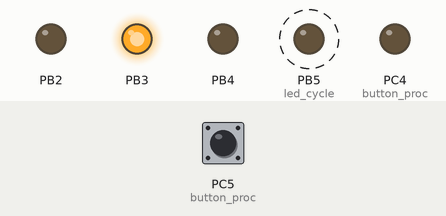
Recording of a program running on a simulated ATmega8, built with avr-gcc and emulated at 16 MHz. Parts: output pins drawn as LEDs (lit = HIGH). Dashed ring = blinking. The test bench sets the inputs (shaded band); at power-on: PC5 (button_proc) HIGH.

Above: at 1.27 s.
1.3 s: PC5 (button_proc) pulled LOW for 0.15 s
At 1.51 s:
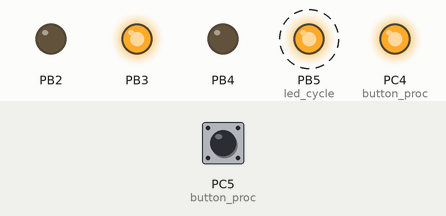
4.3 s: PC5 (button_proc) pulled LOW for 1 s
At 5.15 s:
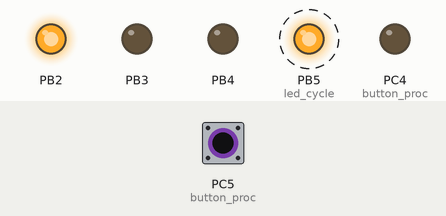
7.3 s: PC5 (button_proc) pulled LOW for 3.2 s
At 8.38 s:
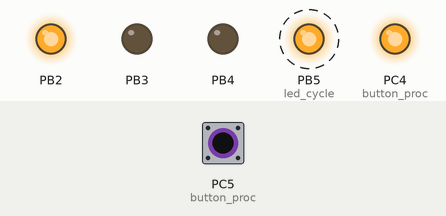
Timing chart, 0 to 18.0 s (numbered marks = the images above; inputs shaded):
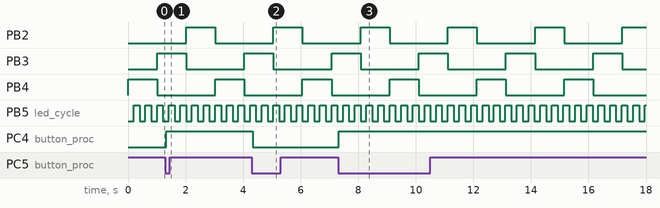

The program:

main.c
```c
#include <system.h>
#include <avr/interrupt.h>


volatile uint16_t led5_counter;
volatile uint16_t snake_counter;
volatile uint16_t sys_counter;


void sys_timer_init( void )
{
	TCNT0   = 56;
	TIMSK  |= (1 << TOIE0);
	TCCR0   = (1 << CS01);
}


ISR( TIMER0_OVF_vect )
{
	TCNT0 = 56;

	led5_counter++;

	snake_counter++;

	sys_counter++;
}


uint16_t sys_timer_get( void )
{
	uint16_t counter;

	cli();
	counter = sys_counter;
	sei();

	return counter;
}


void led_cycle( void )
{
	static uint8_t led5_index;

	if( led5_counter >= 2000 )
		{
			led5_counter = 0;

			led5_index = !led5_index;

			if (led5_index) {
				PORTB |= (1 << 5);
			} else {
				PORTB &= ~(1 << 5);
			}
		}
}


void snake_cycle( void )
{
	static int8_t snake_index;

	switch( snake_index )
	{
		case 0:
			PORTB &= ~(1 << 2);
			PORTB |= (1 << 4);

			if( snake_counter == 10000 )
			{
				snake_counter = 0;
				snake_index++;
			}
			break;
		case 1:
			PORTB &= ~(1 << 4);
			PORTB |= (1 << 3);

			if( snake_counter == 10000 )
			{
				snake_counter = 0;
				snake_index++;
			}
			break;
		case 2:
			PORTB &= ~(1 << 3);
			PORTB |= (1 << 2);

			if( snake_counter == 10000 )
			{
				snake_counter = 0;
				snake_index = 0;
			}
			break;
	}
}


void button_proc( void )
{
	static int8_t stage;
	static uint8_t led_state;
	static uint8_t button_prev_state;
	static uint8_t state_counter;
	static uint16_t timer;
	uint8_t button_state;


	if( (sys_timer_get() - timer) < 10 )
		return;
	timer = sys_timer_get();


	button_state = !(PINC & (1 << 5));

	if( button_prev_state == button_state )
	{
		state_counter++;
		if( state_counter > 20 )
		{
			state_counter = 0;

			switch( stage )
			{
			case 0:
				if( button_state )
				{
					stage = 1;
				}
				break;

			case 1:
				led_state = !led_state;

				if( led_state )
				{
					PORTC |= (1 << 4);
				}
				else
				{
					PORTC &= ~(1 << 4);
				}
				stage = 2;
				break;

			case 2:
				if( !button_state )
				{
					stage = 0;
				}
				break;
			}
		}
	}
	button_prev_state = button_state;
}


void io_init( void )
{
	DDRB |= (1 << 2) | (1 <<3) | (1 << 4) | (1 << 5);

	DDRC |= (1 << 4);

	DDRC &= ~(1 << 5);

	PORTC |= (1 << 5);
}


void main( void ) __attribute__ ((noreturn));
void main( void )
{
	sys_wdt_enable();
	io_init();
	sys_timer_init();
	sys_int_enable();


	for( ;; )
	{
		sys_wdt_reset();

		led_cycle();
		snake_cycle();
		button_proc();
	}
}
```

system.h
```c
#ifndef SYSTEM_H_
#define SYSTEM_H_

#include <avr/io.h>
#include <avr/pgmspace.h>

#define PIN_SET(ARGS)                  __SET_PIN(ARGS)
#define PIN_CLR(ARGS)                  __CLR_PIN(ARGS)
#define PIN_TOGGLE(ARGS)               __TOGGLE_PIN(ARGS)
#define PIN_STATE(ARGS)                __PIN_STATE(ARGS)
#define __SET_PIN(PORT_LETTER, N   )   PORT ## PORT_LETTER |=  ( 1 << N )
#define __CLR_PIN(PORT_LETTER, N)      PORT ## PORT_LETTER &= ~( 1 << N )
#define __TOGGLE_PIN(PORT_LETTER, N)   PORT ## PORT_LETTER ^=  ( 1 << N )
#define __PIN_STATE(PORT_LETTER, N)    ( PIN ## PORT_LETTER & ( 1 << N ) )


#define sys_int_enable()            __asm__ __volatile__ ("sei" ::)
#define sys_int_disable()           __asm__ __volatile__ ("cli" ::)

#define sys_wdt_reset()             __asm__ __volatile__ ("wdr")
#if   defined (__AVR_ATmega8__) || defined (__AVR_ATmega128__)
#define sys_wdt_enable()            do {                                 \
                                    __asm__ __volatile__ ("wdr");        \
	                                WDTCR  = (1 << WDCE) | (1 << WDE);   \
	                                WDTCR  = (1 << WDE)  | (1 << WDP2) | \
	                                         (1 << WDP1) | (1 << WDP0);  \
                                       } while(0)
#define sys_powerdown_cpu()         do {                                       \
	                                MCUCR |= ( 1 << SM1) | (1 << SE);          \
	                                __asm__ __volatile__ ( "sleep" "\n\t" :: );\
                                       } while(0)
#elif defined (__AVR_ATmega168__) || defined (__AVR_ATmega168P__) || \
	  defined (__AVR_ATmega88__)
#define sys_wdt_enable()            do {                                 \
                                    __asm__ __volatile__ ("wdr");        \
	                                WDTCSR = (1 << WDCE) | (1 << WDE);   \
	                                WDTCSR = (1 << WDE)  | (1 << WDP2) | \
	                                         (1 << WDP1) | (1 << WDP0);  \
                                       } while(0)
#define sys_powerdown_cpu()         do {                                       \
	                                SMCR  |= (1 << SM1) | (1 << SE);           \
	                                __asm__ __volatile__ ( "sleep" "\n\t" :: );\
                                       } while(0)
#else
	#error "<system.h> - Unknown MCU type"
#endif


#endif /* SYSTEM_H_ */
```

Measured:
- after the input at 1.3 s, PC4 (button_proc): LOW → HIGH at once
- after the input at 4.3 s, PC4 (button_proc): HIGH → LOW at once
- after the input at 7.3 s, PC4 (button_proc): LOW → HIGH at once
- by itself, PB2–4: alternates HIGH for 1.0 s and LOW for 2.0 s
- by itself, PB5 (led_cycle): alternates HIGH for 0.20 s and LOW for 0.20 s
